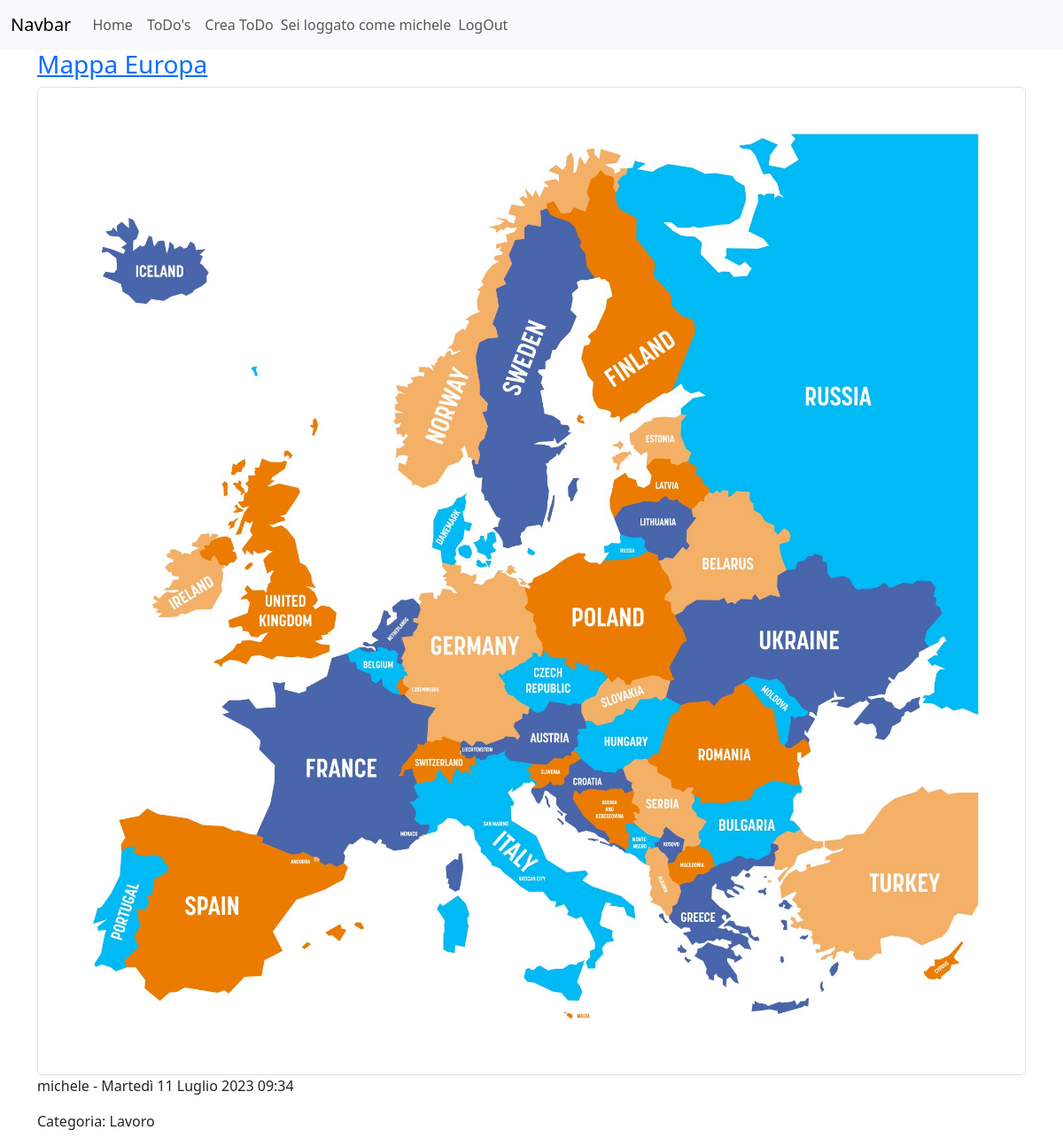
Screenshot of /todos/ (signed in) with the database file from the repository.
### main/models.py (models this page shows, shortened)
class ToDo(models.Model):
    autore = models.ForeignKey(User, on_delete = models.CASCADE)
    categoria = models.ForeignKey(ToDoCategory, on_delete=models.CASCADE, default=None)
    img = models.ImageField(default=None, upload_to='img')
    titolo = models.CharField('Titolo del ToDo',max_length = 200,default=None)
    task = models.TextField('Descrizione del Task')
    create_at = models.DateTimeField(auto_now_add=True)
    update_at = models.DateTimeField(auto_now_add=True)

class ToDoCategory(models.Model):
    titolo = models.CharField(max_length=200)
    def __str__(self):
        return self.titolo

### main/views.py (the view)
# urls.py: path('todos/', views.todos, name='todos'),
def todos(request):
    todos = ToDo.objects.all()
    return render(request,'main/todos.html', {"todos":todos})

### main/templates/main/todos.html (shortened to what this page needs)
{% extends 'base.html' %}
{% block contenuto %}
{% for t in todos  %}
<h3><a href="{% url 'todo' t.pk %}">{{ t.titolo }}</a></h3>
<img src="{{ t.img.url }}" class="img-thumbnail">
<p>{{ t.autore }} - {{ t.create_at }}</p>
<p>Categoria: {{ t.categoria }} </p>
{% endfor %}
{% endblock contenuto %}

### main/templates/base.html (shortened to what this page needs)
<!doctype html>
<html lang="it">
  <head>
    <link href="https://cdn.jsdelivr.net/npm/bootstrap@5.3.0/dist/css/bootstrap.min.css" rel="stylesheet">
  </head>
  <body>
    <nav class="navbar navbar-expand-lg bg-body-tertiary">
      <div class="container-fluid">
        <a class="navbar-brand" href="#">Navbar</a>
        <div class="collapse navbar-collapse" id="navbarNav">
          <ul class="navbar-nav">
            <li class="nav-item">
              <a class="nav-link" href="{% url 'index' %}">Home</a>
            </li>
            <li class="nav-item">
              <a class="nav-link" href="{% url 'todos' %}">ToDo's</a>
            </li>
            <li class="nav-item">
              <a class="nav-link" href="{% url 'crea_todo' %}">Crea ToDo</a>
            </li>
            {% if user.is_authenticated %}
            <span class="navbar-text">Sei loggato come {{ user.username}}</span>
            <li class="nav-item">
              <a class="nav-link" href="/logout">LogOut</a>
            </li>
            {% else %}
            <li class="nav-item">
              <a class="nav-link" href="/login">LogIn</a>
            </li>
            {% endif %}
          </ul>
        </div>
      </div>
    </nav>
    <div class="container">
    {% block contenuto %}{% endblock contenuto %}
    </div>
  </body>
</html>

### rows the page displays
ToDo: titolo "Mappa Europa", img (picture), autore "michele", create_at "Martedì 11 Luglio 2023 09:34", categoria "Lavoro"

### other values shown
{{ user.username }} "michele"
